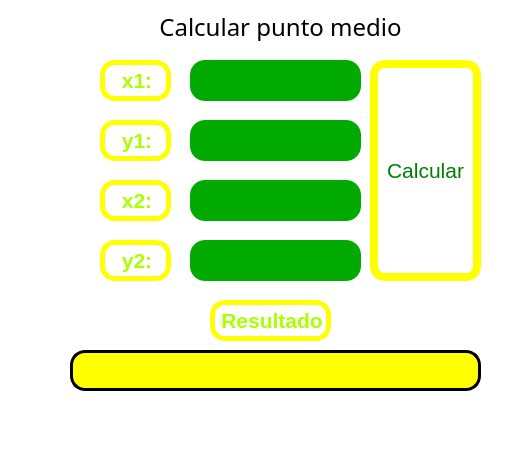
<?xml version="1.0" encoding="UTF-8"?>
<ui version="4.0">
 <class>MainWindow</class>
 <widget class="QMainWindow" name="MainWindow">
  <property name="geometry">
   <rect>
    <x>0</x>
    <y>0</y>
    <width>524</width>
    <height>468</height>
   </rect>
  </property>
  <property name="windowTitle">
   <string>MainWindow</string>
  </property>
  <property name="styleSheet">
   <string notr="true">background-color: rgb(255, 255, 255);</string>
  </property>
  <widget class="QWidget" name="centralwidget">
   <widget class="QLabel" name="xd1">
    <property name="geometry">
     <rect>
      <x>100</x>
      <y>60</y>
      <width>71</width>
      <height>41</height>
     </rect>
    </property>
    <property name="styleSheet">
     <string notr="true">   border: 5px solid yellow;
    color: black;
border-radius: 15px;</string>
    </property>
    <property name="text">
     <string>&lt;html&gt;&lt;head/&gt;&lt;body&gt;&lt;p align=&quot;center&quot;&gt;&lt;span style=&quot; font-size:16pt; font-weight:600; color:#aaff00;&quot;&gt;x1:&lt;/span&gt;&lt;/p&gt;&lt;/body&gt;&lt;/html&gt;</string>
    </property>
   </widget>
   <widget class="QLabel" name="xd2">
    <property name="geometry">
     <rect>
      <x>100</x>
      <y>120</y>
      <width>71</width>
      <height>41</height>
     </rect>
    </property>
    <property name="styleSheet">
     <string notr="true">   border: 5px solid yellow;
    color: black;
border-radius: 15px;</string>
    </property>
    <property name="text">
     <string>&lt;html&gt;&lt;head/&gt;&lt;body&gt;&lt;p align=&quot;center&quot;&gt;&lt;span style=&quot; font-size:16pt; font-weight:600; color:#aaff00;&quot;&gt;y1:&lt;/span&gt;&lt;/p&gt;&lt;/body&gt;&lt;/html&gt;</string>
    </property>
   </widget>
   <widget class="QLabel" name="xd3">
    <property name="geometry">
     <rect>
      <x>100</x>
      <y>180</y>
      <width>71</width>
      <height>41</height>
     </rect>
    </property>
    <property name="styleSheet">
     <string notr="true">   border: 5px solid yellow;
    color: black;
border-radius: 15px;</string>
    </property>
    <property name="text">
     <string>&lt;html&gt;&lt;head/&gt;&lt;body&gt;&lt;p align=&quot;center&quot;&gt;&lt;span style=&quot; font-size:16pt; font-weight:600; color:#aaff00;&quot;&gt;x2:&lt;/span&gt;&lt;/p&gt;&lt;/body&gt;&lt;/html&gt;</string>
    </property>
   </widget>
   <widget class="QLabel" name="xd4">
    <property name="geometry">
     <rect>
      <x>100</x>
      <y>240</y>
      <width>71</width>
      <height>41</height>
     </rect>
    </property>
    <property name="styleSheet">
     <string notr="true">   border: 5px solid yellow;
    color: black;
border-radius: 15px;</string>
    </property>
    <property name="text">
     <string>&lt;html&gt;&lt;head/&gt;&lt;body&gt;&lt;p align=&quot;center&quot;&gt;&lt;span style=&quot; font-size:16pt; font-weight:600; color:#aaff00;&quot;&gt;y2:&lt;/span&gt;&lt;/p&gt;&lt;/body&gt;&lt;/html&gt;</string>
    </property>
   </widget>
   <widget class="QLineEdit" name="txt_x1">
    <property name="geometry">
     <rect>
      <x>190</x>
      <y>60</y>
      <width>171</width>
      <height>41</height>
     </rect>
    </property>
    <property name="font">
     <font>
      <pointsize>16</pointsize>
     </font>
    </property>
    <property name="styleSheet">
     <string notr="true">border-radius: 15px;
background-color: rgb(0, 170, 0);</string>
    </property>
    <property name="alignment">
     <set>Qt::AlignCenter</set>
    </property>
   </widget>
   <widget class="QLineEdit" name="txt_y1">
    <property name="geometry">
     <rect>
      <x>190</x>
      <y>120</y>
      <width>171</width>
      <height>41</height>
     </rect>
    </property>
    <property name="font">
     <font>
      <pointsize>16</pointsize>
     </font>
    </property>
    <property name="styleSheet">
     <string notr="true">border-radius: 15px;
background-color: rgb(0, 170, 0);</string>
    </property>
    <property name="alignment">
     <set>Qt::AlignCenter</set>
    </property>
   </widget>
   <widget class="QLineEdit" name="txt_x2">
    <property name="geometry">
     <rect>
      <x>190</x>
      <y>180</y>
      <width>171</width>
      <height>41</height>
     </rect>
    </property>
    <property name="font">
     <font>
      <pointsize>16</pointsize>
     </font>
    </property>
    <property name="styleSheet">
     <string notr="true">border-radius: 15px;
background-color: rgb(0, 170, 0);</string>
    </property>
    <property name="alignment">
     <set>Qt::AlignCenter</set>
    </property>
   </widget>
   <widget class="QLineEdit" name="txt_y2">
    <property name="geometry">
     <rect>
      <x>190</x>
      <y>240</y>
      <width>171</width>
      <height>41</height>
     </rect>
    </property>
    <property name="font">
     <font>
      <pointsize>16</pointsize>
     </font>
    </property>
    <property name="styleSheet">
     <string notr="true">border-radius: 15px;
background-color: rgb(0, 170, 0);</string>
    </property>
    <property name="alignment">
     <set>Qt::AlignCenter</set>
    </property>
   </widget>
   <widget class="QPushButton" name="btn_calcular">
    <property name="geometry">
     <rect>
      <x>370</x>
      <y>60</y>
      <width>111</width>
      <height>221</height>
     </rect>
    </property>
    <property name="font">
     <font>
      <pointsize>16</pointsize>
     </font>
    </property>
    <property name="styleSheet">
     <string notr="true">background-color: rgb(255, 255, 255);
    background-color: white;
    border: 8px solid yellow;
    color: green;
border-radius: 15px;
</string>
    </property>
    <property name="text">
     <string>Calcular</string>
    </property>
   </widget>
   <widget class="QLabel" name="label">
    <property name="geometry">
     <rect>
      <x>140</x>
      <y>10</y>
      <width>281</width>
      <height>31</height>
     </rect>
    </property>
    <property name="font">
     <font>
      <family>Lucida Sans</family>
     </font>
    </property>
    <property name="text">
     <string>&lt;html&gt;&lt;head/&gt;&lt;body&gt;&lt;p align=&quot;center&quot;&gt;&lt;span style=&quot; font-size:18pt;&quot;&gt;Calcular punto medio&lt;/span&gt;&lt;/p&gt;&lt;/body&gt;&lt;/html&gt;</string>
    </property>
   </widget>
   <widget class="QLineEdit" name="txt_result">
    <property name="geometry">
     <rect>
      <x>70</x>
      <y>350</y>
      <width>411</width>
      <height>41</height>
     </rect>
    </property>
    <property name="font">
     <font>
      <pointsize>12</pointsize>
     </font>
    </property>
    <property name="styleSheet">
     <string notr="true">background-color: rgb(255, 255, 0);

    border: 2.5px solid black;
    color: black;
border-radius: 15px;</string>
    </property>
    <property name="alignment">
     <set>Qt::AlignCenter</set>
    </property>
   </widget>
   <widget class="QLabel" name="xd4_2">
    <property name="geometry">
     <rect>
      <x>210</x>
      <y>300</y>
      <width>121</width>
      <height>41</height>
     </rect>
    </property>
    <property name="styleSheet">
     <string notr="true">   border: 5px solid yellow;
    color: black;
border-radius: 15px;</string>
    </property>
    <property name="text">
     <string>&lt;html&gt;&lt;head/&gt;&lt;body&gt;&lt;p align=&quot;center&quot;&gt;&lt;span style=&quot; font-size:16pt; font-weight:600; color:#aaff00;&quot;&gt;Resultado&lt;/span&gt;&lt;/p&gt;&lt;/body&gt;&lt;/html&gt;</string>
    </property>
   </widget>
  </widget>
  <widget class="QMenuBar" name="menubar">
   <property name="geometry">
    <rect>
     <x>0</x>
     <y>0</y>
     <width>524</width>
     <height>21</height>
    </rect>
   </property>
  </widget>
  <widget class="QStatusBar" name="statusbar"/>
 </widget>
 <resources/>
 <connections/>
</ui>
